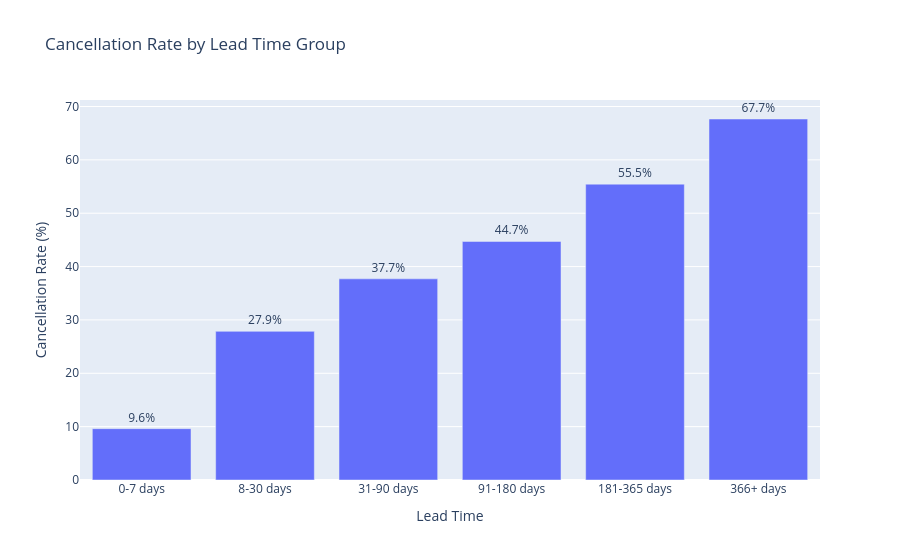

Notebook source saved alongside this figure:
### Code cell
fig = px.bar(
    lead_cancel, x="Lead Time", y="Cancellation Rate %",
    text="Cancellation Rate %", title="Cancellation Rate by Lead Time Group",
    labels={"Cancellation Rate %": "Cancellation Rate (%)"}
)
fig.update_traces(texttemplate="%{text:.1f}%", textposition="outside")
fig.show()

### Figure 1 — Plotly figure (JSON) as saved in the notebook; plotly's stock layout.template omitted (floating-point values rounded to 4 significant figures)
{"data": [{"hovertemplate": "Lead Time=%{x}<br>Cancellation Rate (%)=%{text}<extra></extra>", "legendgroup": "", "marker": {"color": "#636efa", "pattern": {"shape": ""}}, "name": "", "orientation": "v", "showlegend": false, "text": [9.62, 27.86, 37.7, 44.71, 55.45, 67.66], "textposition": "outside", "texttemplate": "%{text:.1f}%", "type": "bar", "x": ["0-7 days", "8-30 days", "31-90 days", "91-180 days", "181-365 days", "366+ days"], "xaxis": "x", "y": [9.62, 27.86, 37.7, 44.71, 55.45, 67.66], "yaxis": "y"}], "layout": {"barmode": "relative", "legend": {"tracegroupgap": 0}, "title": {"text": "Cancellation Rate by Lead Time Group"}, "xaxis": {"anchor": "y", "domain": [0.0, 1.0], "title": {"text": "Lead Time"}}, "yaxis": {"anchor": "x", "domain": [0.0, 1.0], "title": {"text": "Cancellation Rate (%)"}}}}
